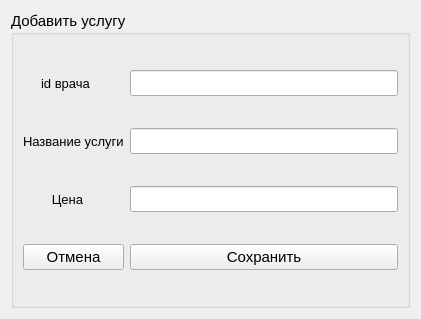
<?xml version="1.0" encoding="UTF-8"?>
<ui version="4.0">
 <class>Form</class>
 <widget class="QWidget" name="Form">
  <property name="geometry">
   <rect>
    <x>0</x>
    <y>0</y>
    <width>421</width>
    <height>319</height>
   </rect>
  </property>
  <property name="windowTitle">
   <string>Form</string>
  </property>
  <layout class="QGridLayout" name="gridLayout">
   <item row="0" column="0">
    <widget class="QGroupBox" name="groupBox">
     <property name="font">
      <font>
       <pointsize>11</pointsize>
      </font>
     </property>
     <property name="layoutDirection">
      <enum>Qt::LeftToRight</enum>
     </property>
     <property name="title">
      <string>Добавить услугу</string>
     </property>
     <layout class="QGridLayout" name="gridLayout_2">
      <item row="1" column="0">
       <widget class="QLabel" name="label_2">
        <property name="font">
         <font>
          <pointsize>10</pointsize>
          <underline>false</underline>
         </font>
        </property>
        <property name="text">
         <string>Название услуги</string>
        </property>
       </widget>
      </item>
      <item row="2" column="1">
       <widget class="QLineEdit" name="line_edit_price"/>
      </item>
      <item row="0" column="1">
       <widget class="QLineEdit" name="line_edit_doctor_id"/>
      </item>
      <item row="1" column="1">
       <widget class="QLineEdit" name="line_edit_title"/>
      </item>
      <item row="0" column="0">
       <widget class="QLabel" name="label">
        <property name="font">
         <font>
          <pointsize>10</pointsize>
          <underline>false</underline>
         </font>
        </property>
        <property name="text">
         <string>     id врача     </string>
        </property>
       </widget>
      </item>
      <item row="2" column="0">
       <widget class="QLabel" name="label_3">
        <property name="font">
         <font>
          <pointsize>10</pointsize>
          <underline>false</underline>
         </font>
        </property>
        <property name="text">
         <string>        Цена</string>
        </property>
       </widget>
      </item>
      <item row="3" column="0">
       <widget class="QPushButton" name="push_button_undo">
        <property name="text">
         <string>Отмена</string>
        </property>
       </widget>
      </item>
      <item row="3" column="1">
       <widget class="QPushButton" name="push_button_save">
        <property name="text">
         <string>Сохранить</string>
        </property>
       </widget>
      </item>
     </layout>
    </widget>
   </item>
  </layout>
 </widget>
 <resources/>
 <connections/>
</ui>
